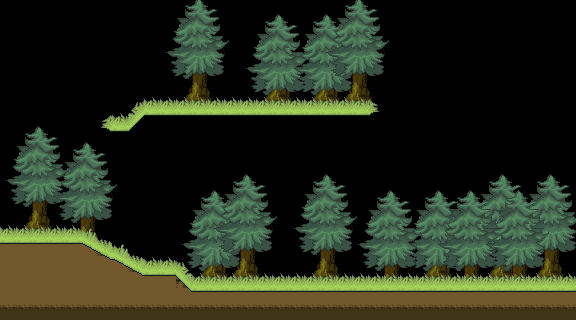

A 2D game scene composited from a Tiled map and its tileset images. What follows is a short description and the map's XML, with each tile layer's data collapsed to a summary:
An orthogonal 36x20 tile map with 16x16 px tiles, 7 tile layers (Background, Floorground, Floorground trim, Floor, ...), 4 tilesets.

<map version="1.8" tiledversion="1.8.4" orientation="orthogonal" renderorder="right-down" width="36" height="20" tilewidth="16" tileheight="16" infinite="0" nextlayerid="15" nextobjectid="2">
 <tileset firstgid="1" source="../Tilesheets/tilesheet-Forest01.tsx" />
 <tileset firstgid="177" source="../Tilesheets/tilesheet-Hills01.tsx" />
 <tileset firstgid="241" source="../Tilesheets/trees.tsx" />
 <tileset firstgid="245" source="../Tilesheets/FORESTSHEET.tsx" />
 <layer id="7" name="Background" width="36" height="20">
  <properties>
   <property name="unity:SortingLayer" value="Background" />
   <property name="unity:SortingOrder" type="int" value="-13" />
  </properties>
  <data>[720 cells, 15 non-empty, 2 distinct tile ids]</data>
 </layer>
 <layer id="8" name="Floorground" width="36" height="20">
  <properties>
   <property name="unity:SortingLayer" value="Environment" />
   <property name="unity:SortingOrder" type="int" value="-12" />
  </properties>
  <data>[720 cells, 100 non-empty, 4 distinct tile ids]</data>
 </layer>
 <layer id="9" name="Floorground trim" width="36" height="20">
  <properties>
   <property name="unity:SortingLayer" value="Environment" />
   <property name="unity:SortingOrder" type="int" value="-11" />
  </properties>
  <data>[720 cells, 36 non-empty, 1 distinct tile ids]</data>
 </layer>
 <layer id="1" name="Floor" width="36" height="20">
  <properties>
   <property name="unity:Layer" value="Ground" />
   <property name="unity:SortingLayer" value="Environment" />
   <property name="unity:SortingOrder" type="int" value="-10" />
  </properties>
  <data>[720 cells, 78 non-empty, 11 distinct tile ids]</data>
 </layer>
 <layer id="14" name="Platforms" width="36" height="20">
  <properties>
   <property name="unity:Layer" value="Ground" />
   <property name="unity:SortingLayer" value="Environment" />
   <property name="unity:SortingOrder" type="int" value="-10" />
   <property name="unity:Tag" value="Platform" />
  </properties>
  <data>[720 cells, 37 non-empty, 6 distinct tile ids]</data>
 </layer>
 <layer id="3" name="Decor" width="36" height="20">
  <properties>
   <property name="unity:SortingLayer" value="Environment" />
   <property name="unity:SortingOrder" type="int" value="-8" />
  </properties>
  <data>[720 cells, 0 non-empty, 0 distinct tile ids]</data>
 </layer>
 <layer id="6" name="Extra" width="36" height="20">
  <properties>
   <property name="unity:SortingLayer" value="Environment" />
   <property name="unity:SortingOrder" type="int" value="-6" />
  </properties>
  <data>[720 cells, 0 non-empty, 0 distinct tile ids]</data>
 </layer>
</map>
